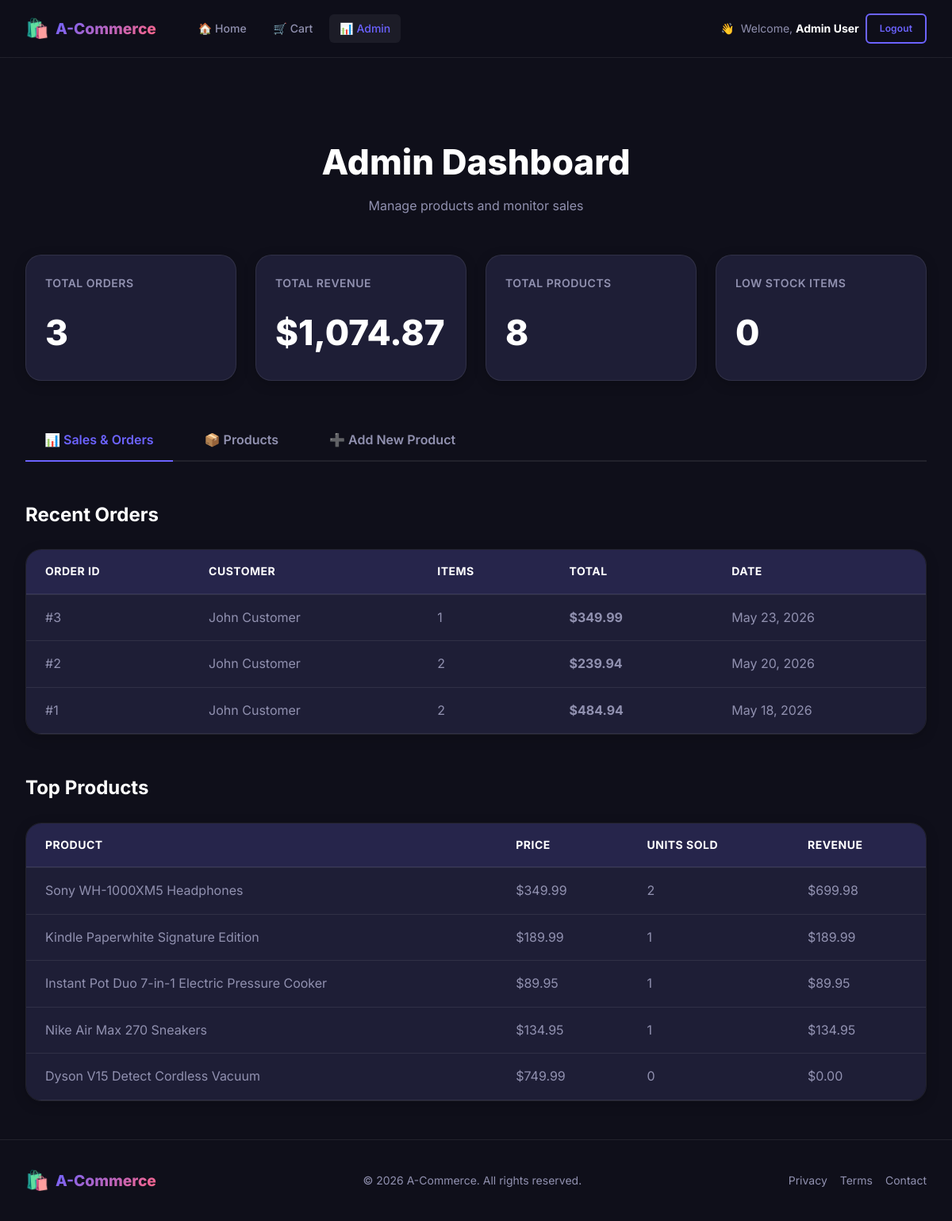
/admin-dashboard.php (signed in), run on the app's committed database.
### tables this page shows
CREATE TABLE IF NOT EXISTS orders (
    id         INT             NOT NULL AUTO_INCREMENT,
    user_id    INT             NOT NULL,
    total      DECIMAL(10, 2)  NOT NULL,
    created_at TIMESTAMP       NOT NULL DEFAULT CURRENT_TIMESTAMP,
    PRIMARY KEY (id),
    FOREIGN KEY (user_id) REFERENCES users(id) ON DELETE CASCADE,
    CONSTRAINT chk_order_total CHECK (total >= 0)
);

CREATE TABLE IF NOT EXISTS users (
    id         INT           NOT NULL AUTO_INCREMENT,
    name       VARCHAR(120)  NOT NULL,
    email      VARCHAR(180)  NOT NULL,
    password   VARCHAR(255)  NOT NULL,             
    is_admin   BOOLEAN       NOT NULL DEFAULT FALSE,
    created_at TIMESTAMP     NOT NULL DEFAULT CURRENT_TIMESTAMP,
    PRIMARY KEY (id),
    UNIQUE KEY uq_users_email (email)
);

CREATE TABLE IF NOT EXISTS products (
    id          INT             NOT NULL AUTO_INCREMENT,
    title       VARCHAR(200)    NOT NULL,
    description TEXT            NOT NULL,
    price       DECIMAL(10, 2)  NOT NULL,
    image_url   VARCHAR(500)    NOT NULL,
    stock       INT             NOT NULL DEFAULT 0,
    created_at  TIMESTAMP       NOT NULL DEFAULT CURRENT_TIMESTAMP,
    PRIMARY KEY (id),
    CONSTRAINT chk_price  CHECK (price  >= 0),
    CONSTRAINT chk_stock  CHECK (stock  >= 0)
);

### db.php (called while the page is built, shortened)
<?php
function isLoggedIn(): bool
{
    return isset($_SESSION['user_id']) && !empty($_SESSION['user_id']);
}
function isAdmin(): bool
{
    return isset($_SESSION['user_id']) && isset($_SESSION['is_admin']) && $_SESSION['is_admin'] === true;
}

### admin-dashboard.php (the view, shortened to what this page needs)
<?php
require_once 'db.php';
$pdo = getPDO();
$stmt = $pdo->query('SELECT COUNT(*) as order_count, COALESCE(SUM(total), 0) as total_revenue FROM orders');
$stats = $stmt->fetch();
$stmt = $pdo->query(
    'SELECT o.id, o.user_id, u.name as user_name, o.total, o.created_at, COUNT(oi.id) as item_count
     FROM orders o
     LEFT JOIN users u ON o.user_id = u.id
     LEFT JOIN order_items oi ON o.id = oi.order_id
     GROUP BY o.id
     ORDER BY o.created_at DESC
     LIMIT 10'
);
$recent_orders = $stmt->fetchAll();
$stmt = $pdo->query(
    'SELECT p.id, p.title, p.price, p.stock, COUNT(oi.id) as total_sold, SUM(oi.quantity) as quantity_sold
     FROM products p
     LEFT JOIN order_items oi ON p.id = oi.product_id
     GROUP BY p.id
     ORDER BY quantity_sold DESC'
);
$products_stats = $stmt->fetchAll();
$stmt = $pdo->query('SELECT id, title, description, price, stock, image_url, created_at FROM products ORDER BY id DESC');
$all_products = $stmt->fetchAll();
?>
<!DOCTYPE html>
<html lang="en">
<head>
    <link rel="stylesheet" href="style.css" />
</head>
<body class="admin-page">
<?php include 'navbar.php'; ?>
<main id="main-content" class="admin-main">
    <section class="admin-section">
        <div class="container">
            <div class="section-header">
                <h1 class="section-title">Admin Dashboard</h1>
                <p class="section-subtitle">Manage products and monitor sales</p>
            </div>
            <div class="admin-stats-grid">
                <div class="stat-card">
                    <div class="stat-label">Total Orders</div>
                    <div class="stat-value"><?= (int) $stats['order_count'] ?></div>
                </div>
                <div class="stat-card">
                    <div class="stat-label">Total Revenue</div>
                    <div class="stat-value">$<?= number_format((float) $stats['total_revenue'], 2) ?></div>
                </div>
                <div class="stat-card">
                    <div class="stat-label">Total Products</div>
                    <div class="stat-value"><?= count($all_products) ?></div>
                </div>
                <div class="stat-card">
                    <div class="stat-label">Low Stock Items</div>
                    <div class="stat-value"><?= count(array_filter($all_products, fn($p) => $p['stock'] <= 5 && $p['stock'] > 0)) ?></div>
                </div>
            </div>
            <div class="admin-tabs">
                <button class="admin-tab-btn admin-tab-btn--active" data-tab="sales">
                    📊 Sales & Orders
                </button>
                <button class="admin-tab-btn" data-tab="products">
                    📦 Products
                </button>
                <button class="admin-tab-btn" data-tab="add-product">
                    ➕ Add New Product
                </button>
            </div>
            <div class="admin-tab-content admin-tab-content--active" id="sales-tab">
                <h2 class="admin-subsection-title">Recent Orders</h2>
                <?php if (empty($recent_orders)): ?>
                    <div class="empty-state">
                        <span class="empty-icon" aria-hidden="true">📭</span>
                        <h3>No orders yet</h3>
                        <p>Orders will appear here once customers make purchases.</p>
                    </div>
                <?php else: ?>
                    <div class="table-responsive">
                        <table class="admin-table">
                            <thead>
                                <tr>
                                    <th>Order ID</th>
                                    <th>Customer</th>
                                    <th>Items</th>
                                    <th>Total</th>
                                    <th>Date</th>
                                </tr>
                            </thead>
                            <tbody>
                                <?php foreach ($recent_orders as $order): ?>
                                    <tr>
                                        <td>#<?= (int) $order['id'] ?></td>
                                        <td><?= htmlspecialchars($order['user_name'] ?? 'Unknown', ENT_QUOTES, 'UTF-8') ?></td>
                                        <td><?= (int) $order['item_count'] ?></td>
                                        <td><strong>$<?= number_format((float) $order['total'], 2) ?></strong></td>
                                        <td><?= date('M d, Y', strtotime($order['created_at'])) ?></td>
                                    </tr>
                                <?php endforeach; ?>
                            </tbody>
                        </table>
                    </div>
                <?php endif; ?>
                <h2 class="admin-subsection-title" style="margin-top: 3rem;">Top Products</h2>
                <?php $top_products = array_slice($products_stats, 0, 5); ?>
                <?php if (empty($top_products)): ?>
                    <p>No sales data available yet.</p>
                <?php else: ?>
                    <div class="table-responsive">
                        <table class="admin-table">
                            <thead>
                                <tr>
                                    <th>Product</th>
                                    <th>Price</th>
                                    <th>Units Sold</th>
                                    <th>Revenue</th>
                                </tr>
                            </thead>
                            <tbody>
                                <?php foreach ($top_products as $product): ?>
                                    <tr>
                                        <td><?= htmlspecialchars($product['title'], ENT_QUOTES, 'UTF-8') ?></td>
                                        <td>$<?= number_format((float) $product['price'], 2) ?></td>
                                        <td><?= (int) ($product['quantity_sold'] ?? 0) ?></td>
                                        <td><?= $product['quantity_sold'] ? '$' . number_format((float) $product['price'] * (int) $product['quantity_sold'], 2) : '$0.00' ?></td>
                                    </tr>
                                <?php endforeach; ?>
                            </tbody>
                        </table>
                    </div>
                <?php endif; ?>
            </div>
        </div>
    </section>
</main>
<footer class="site-footer">
    <div class="container footer-inner">
        <div class="footer-brand">
            <span class="brand-icon">🛍️</span>
            <span class="brand-name">A-Commerce</span>
        </div>
        <p class="footer-copy">&copy; <?= date('Y') ?> A-Commerce. All rights reserved.</p>
        <div class="footer-links">
            <a href="#" class="footer-link">Privacy</a>
            <a href="#" class="footer-link">Terms</a>
            <a href="#" class="footer-link">Contact</a>
        </div>
    </div>
</footer>
</body>
</html>

### navbar.php (shortened to what this page needs)
<?php
$cartCount = isset($_SESSION['cart']) ? array_sum($_SESSION['cart']) : 0;
?>
<header class="navbar" id="main-navbar">
    <div class="navbar-inner">
        <a href="index.php" class="navbar-brand" aria-label="A-Commerce Home">
            <span class="brand-icon">🛍️</span>
            <span class="brand-name">A-Commerce</span>
        </a>
        <nav class="navbar-nav" aria-label="Primary navigation">
            <a href="index.php" class="nav-link <?= basename($_SERVER['PHP_SELF']) === 'index.php' ? 'nav-link--active' : '' ?>">
                <span class="nav-icon">🏠</span> Home
            </a>
            <?php if (isLoggedIn()): ?>
                <a href="cart.php" class="nav-link nav-link--cart <?= basename($_SERVER['PHP_SELF']) === 'cart.php' ? 'nav-link--active' : '' ?>" aria-label="Shopping cart, <?= $cartCount ?> items">
                    <span class="nav-icon">🛒</span> Cart
                </a>
                <?php if (isAdmin()): ?>
                    <a href="admin-dashboard.php" class="nav-link nav-link--admin <?= basename($_SERVER['PHP_SELF']) === 'admin-dashboard.php' ? 'nav-link--active' : '' ?>">
                        <span class="nav-icon">📊</span> Admin
                    </a>
                <?php endif; ?>
            <?php endif; ?>
        </nav>
        <div class="navbar-auth">
            <?php if (isLoggedIn()): ?>
                <div class="user-greeting">
                    <span class="user-avatar" aria-hidden="true">👋</span>
                    <span class="user-name">Welcome, <strong><?= htmlspecialchars($_SESSION['user_name'], ENT_QUOTES, 'UTF-8') ?></strong></span>
                </div>
                <a href="logout.php" class="btn btn--outline btn--sm" id="logout-btn"
                   onclick="return confirm('Are you sure you want to log out?');">
                    Logout
                </a>
            <?php else: ?>
                <a href="login.php"  class="btn btn--ghost  btn--sm">Sign In</a>
                <a href="signup.php" class="btn btn--primary btn--sm">Register</a>
            <?php endif; ?>
        </div>
    </div>
</header>

### data on the page
orders: id "3", user.name "John Customer", item_count "1", total "349.99", created_at "May 23, 2026"
orders: id "2", user.name "John Customer", item_count "2", total "239.94", created_at "May 20, 2026"
orders: id "1", user.name "John Customer", item_count "2", total "484.94", created_at "May 18, 2026"
products: title "Sony WH-1000XM5 Headphones", price "349.99", quantity_sold "2", quantity_sold "699.98"
products: title "Kindle Paperwhite Signature Edition", price "189.99", quantity_sold "1", (float)$product['price']*(int)$product['quantity_sold'] "189.99"
products: title "Instant Pot Duo 7-in-1 Electric Pressure Cooker", price "89.95", quantity_sold "1", (float)$product['price']*(int)$product['quantity_sold'] "89.95"
products: title "Nike Air Max 270 Sneakers", price "134.95", quantity_sold "1", (float)$product['price']*(int)$product['quantity_sold'] "134.95"
products: title "Dyson V15 Detect Cordless Vacuum", price "749.99", quantity_sold "0", shows "$0.00"

### other printed values
$_SESSION['user_name'] "Admin User"
$stats['order_count'] "3"
$stats['total_revenue'] "1,074.87"
count($all_products) "8"
